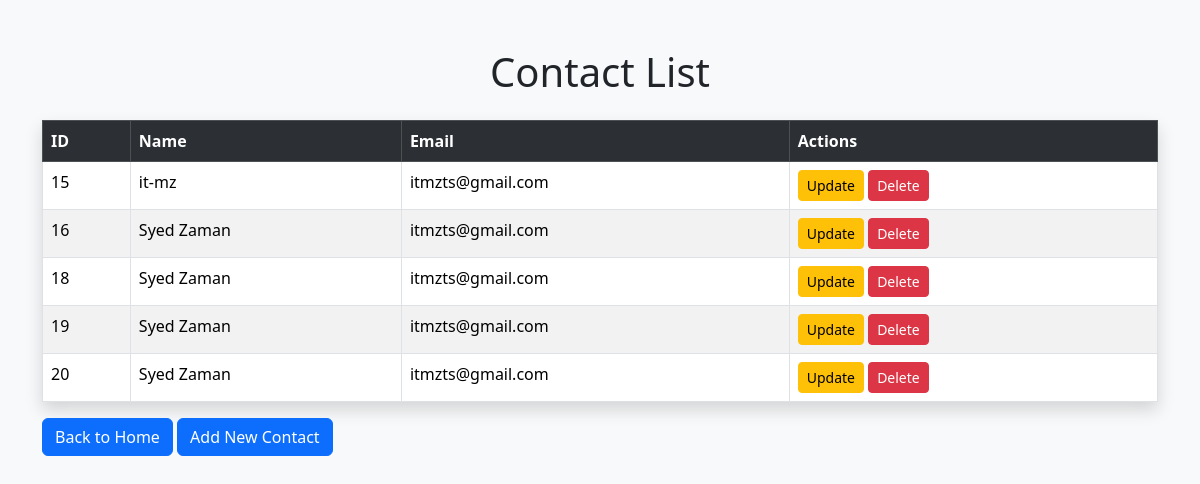
Screenshot of /users with the database file from the repository.
### tables this page shows
CREATE TABLE contacts (
            id INTEGER PRIMARY KEY AUTOINCREMENT,
            name TEXT,
            email TEXT
        );

### app.py (the view)
@app.route('/users')
def users():
    conn = sqlite3.connect('database.db')
    cur = conn.cursor()
    cur.execute("SELECT * FROM contacts")
    data = cur.fetchall()
    conn.close()
    return render_template('users.html', users=data)

### templates/users.html (shortened to what this page needs)
<!DOCTYPE html>
<html>
<head>
    <link href="https://cdn.jsdelivr.net/npm/bootstrap@5.3.2/dist/css/bootstrap.min.css" rel="stylesheet">
</head>
<body class="bg-light">
<div class="container mt-5">
    <h1 class="text-center mb-4">Contact List</h1>
    <table class="table table-striped table-bordered shadow">
        <tr class="table-dark">
            <th>ID</th>
            <th>Name</th>
            <th>Email</th>
            <th>Actions</th>
        </tr>
        {% for user in users %}
        <tr>
            <td>{{ user[0] }}</td>
            <td>{{ user[1] }}</td>
            <td>{{ user[2] }}</td>
            <td>
                <a href="/update/{{ user[0] }}" class="btn btn-warning btn-sm">Update</a>
                <a href="/delete/{{ user[0] }}" class="btn btn-danger btn-sm" onclick="return confirm('Are you sure?')">Delete</a>
            </td>
        </tr>
        {% endfor %}
    </table>
    <a href="/" class="btn btn-primary">Back to Home</a>
    <a href="/contact" class="btn btn-primary">Add New Contact</a>
</div>
</body>
</html>

### rows the page displays
contacts: id "15", name "it-mz", email "itmzts@gmail.com"
contacts: id "16", name "Syed Zaman", email "itmzts@gmail.com"
contacts: id "18", name "Syed Zaman", email "itmzts@gmail.com"
contacts: id "19", name "Syed Zaman", email "itmzts@gmail.com"
contacts: id "20", name "Syed Zaman", email "itmzts@gmail.com"
